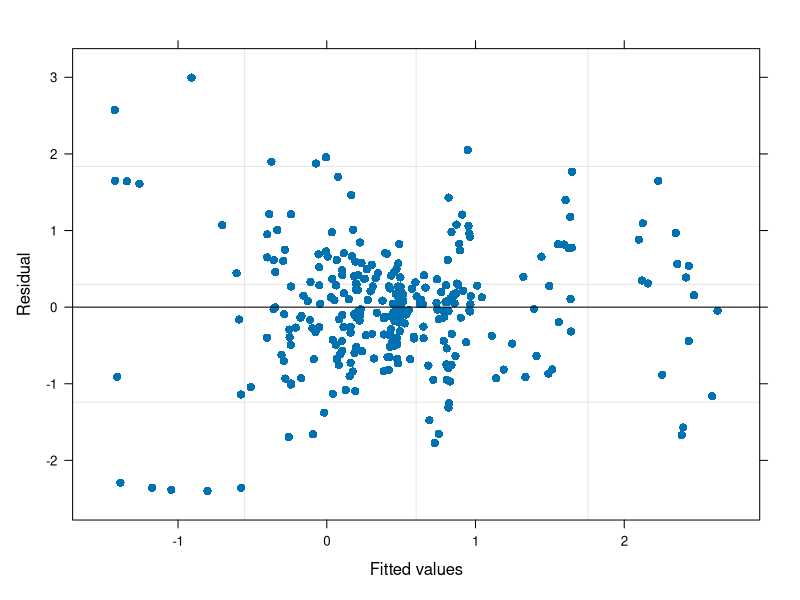
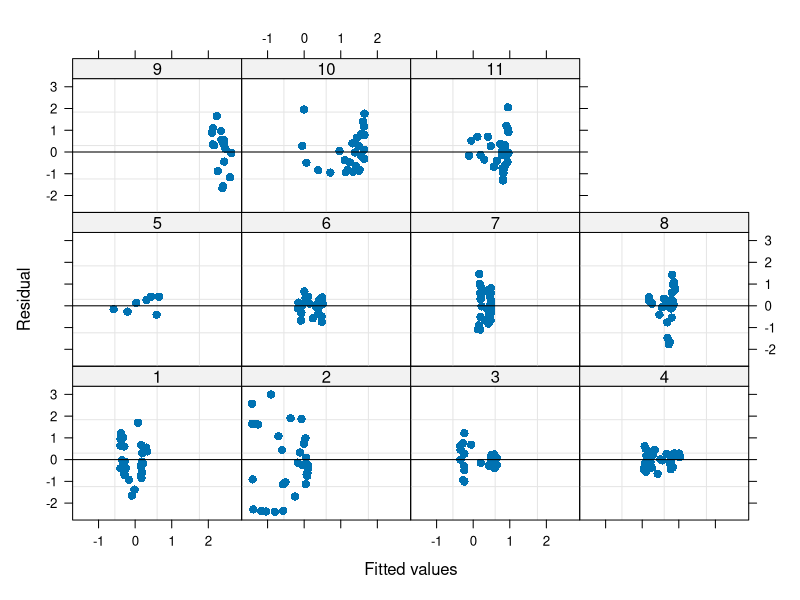
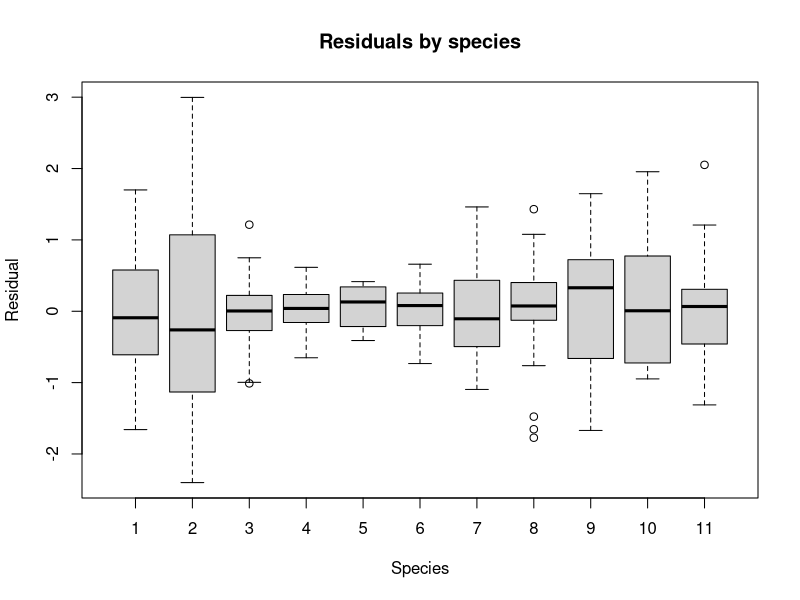
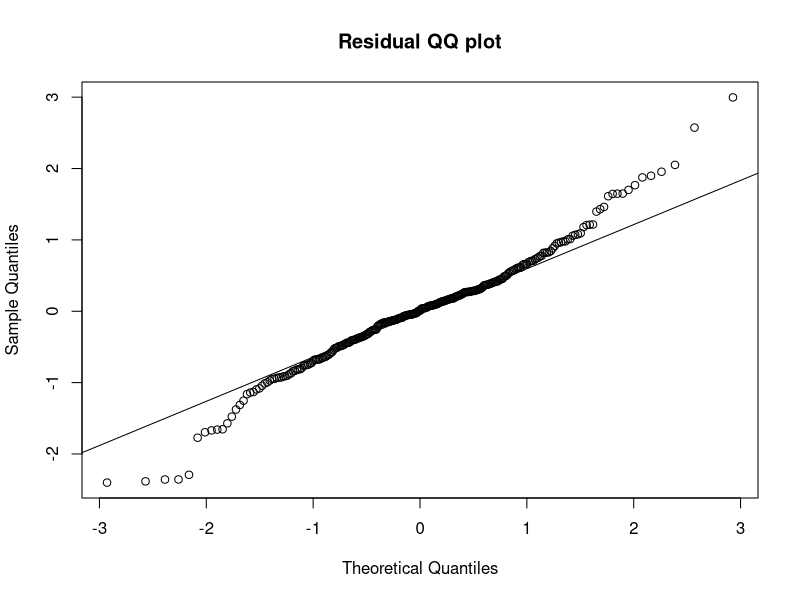
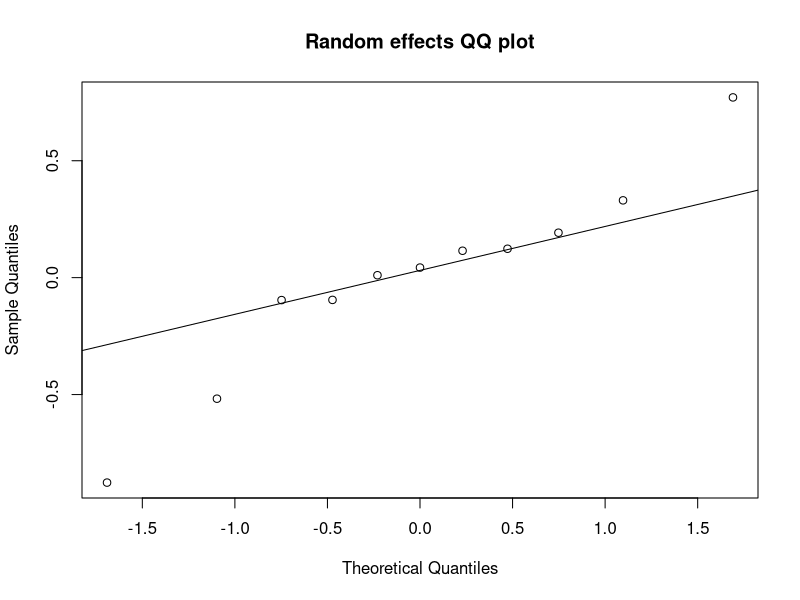
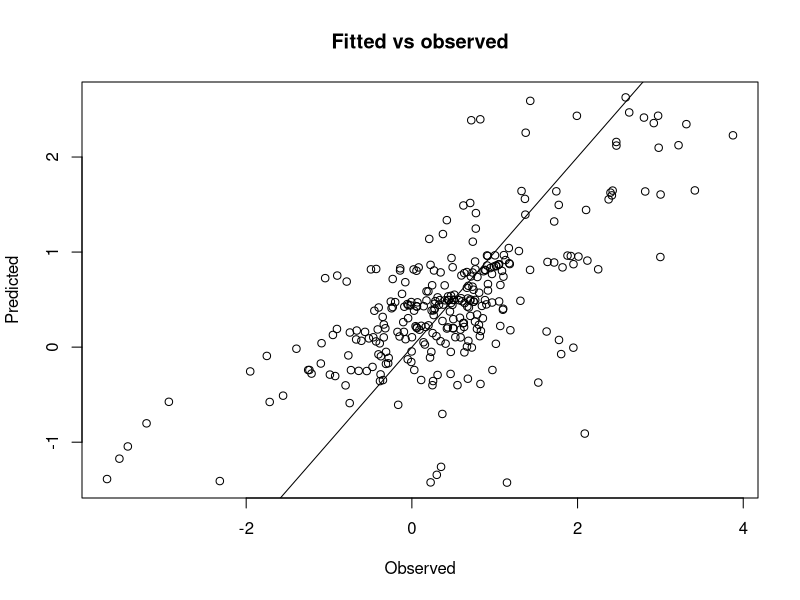
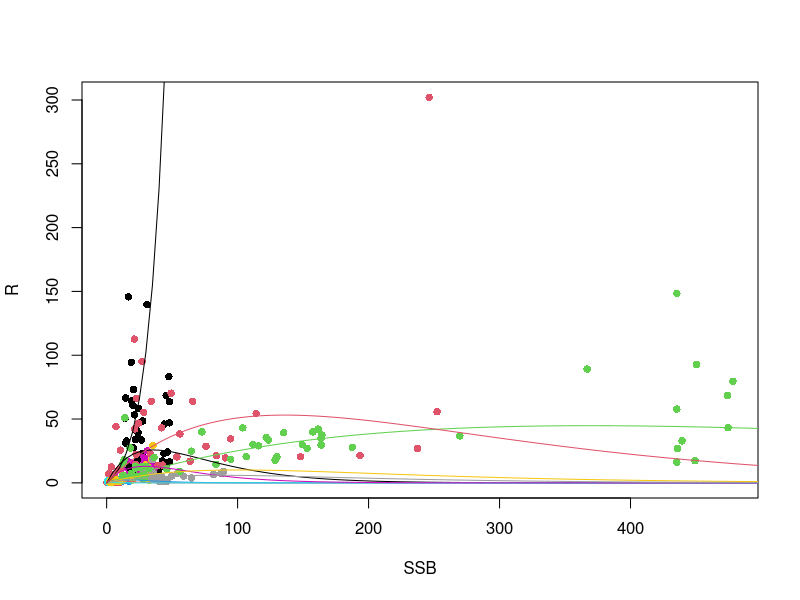

The R script that drew these images, in order:
# Load data
data <- read.table("Day 4/Lab 4.TXT", header = TRUE)
data$response <- log(data$REC) - log(data$SSB) + log(data$SBPR)
data$negSSB <- - data$SSB
data$SP <- as.factor(data$SP)

# Fit model
library(lme4)
library(nlme)
ricker_mod <- lmer(response ~negSSB:SP + (1|SP), data = data, REML = FALSE)
summ_ricker <- summary(ricker_mod)
print(summ_ricker)


# get residuals and fitted values
data$pred <- (predict(ricker_mod))
data$resid <- resid(ricker_mod)
groups <- unique(data$SP)

# Residual vs predicted
plot(ricker_mod,pch=16,csi=0.3, xlab = "Fitted values", ylab = "Residual") # Total
plot(ricker_mod, form = resid(.) ~ fitted(.) | SP, abline = 0,pch=16, xlab = "Fitted values", ylab = "Residual") # By group
boxplot(data$resid~data$SP, xlab = "Species", ylab = "Residual", main = "Residuals by species")
# No huge trends between groups, maybe some differences in residual variance we might be interested in accounting for or that could be acounted for by rescaling the data (although, may look biological significance)

# QQ plot
par(mfrow = c(1,1))
qqnorm(resid(ricker_mod), main = "Residual QQ plot")
qqline(resid(ricker_mod))
# This looks OK, not very good on the tails, but good enough


# QQplot Random effects, normal
ranefs <- ranef(ricker_mod)$SP$`(Intercept)`
qqnorm(ranefs, main = "Random effects QQ plot")
qqline(ranefs)
# This looks OK, tails a bit off, but good enough.

# Fitted vs observed
plot(data$response, data$pred, xlab = "Observed", ylab = "Predicted", main = "Fitted vs observed")
abline(b = 1, a =0)
# Again, observed vs predicted is OK


# Plot
alpha <- exp(ranefs + fixef(ricker_mod)[1]) # Un alpha (random effect) por cada especie
# Divide by SSB-per-recruit
library(dplyr)
ssbpr <- data %>%
  dplyr::group_by(SP) %>%
  slice(1) %>%
  pull(SBPR)

beta <- fixef(ricker_mod)[2:11] # Un beta (fixed effect) por cada especie

# Plot 1 (one looks bad!)
plot(x = data$SSB, y = data$REC, col = as.numeric(data$SP), pch = 16, xlab = "SSB", ylab = "R")
for(i in 1: length(alpha)){
  curve(alpha[i]/ssbpr[i] * x * exp(-beta[i] * x), from = 0, to = 500, col = i, add = TRUE)
}

